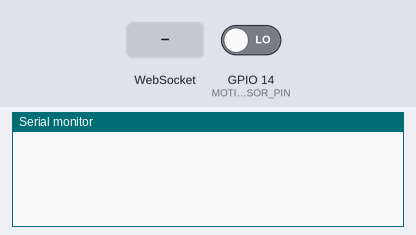
A sketch run on a simulated ESP8266 (NodeMCU). Shown: the last lines printed to the serial monitor. The test bench sets the inputs (shaded band); at power-on: GPIO 14 (MOTION_SENSOR_PIN) LOW. WiFi joins after 1.5 s; servers stay silent unless stated.

Above: at 2.7 s.
2.8 s: WebSocket text "1" received
At 3.3 s:
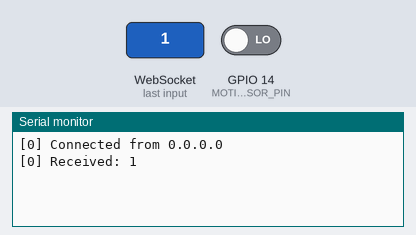
4.3 s: WebSocket text "0" received
At 5.7 s:
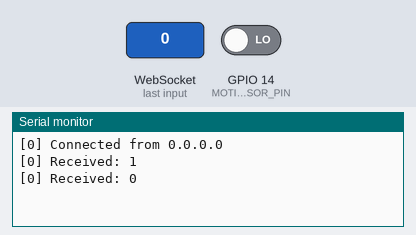

Measured:
- after the input at 2.8 s, the serial monitor: prints a new line at once (image 1)
- after the input at 4.3 s, the serial monitor: prints a new line at once (image 2)

The sketch:

WebSocket.ino
```cpp
/*
  Ali Safarli made with AI
*/
#include <Arduino.h>
#include <ESP8266WiFi.h>
#include <WebSocketsServer.h>
#include <ESP8266WebServer.h>

#include <WiFiManager.h> // WiFiManager library

#define MOTION_SENSOR_PIN 14 // GPIO pin for motion sensor D5
#define USE_SERIAL Serial

ESP8266WebServer server(80);
WebSocketsServer webSocket = WebSocketsServer(81);
WiFiManager wifiManager;

bool motionDetected = false;

// WebSocket event handler
void webSocketEvent(uint8_t num, WStype_t type, uint8_t *payload, size_t length) {
    switch (type) {
        case WStype_DISCONNECTED:
            USE_SERIAL.printf("[%u] Disconnected!\n", num);
            break;
        case WStype_CONNECTED: {
            IPAddress ip = webSocket.remoteIP(num);
            USE_SERIAL.printf("[%u] Connected from %d.%d.%d.%d\n", num, ip[0], ip[1], ip[2], ip[3]);

            // Send initial motion sensor status
            String status = motionDetected ? "Motion Detected" : "No Motion";
            webSocket.sendTXT(num, status);
        }
            break;
        case WStype_TEXT:
            USE_SERIAL.printf("[%u] Received: %s\n", num, payload);
            break;
    }
}

void setup() {
    // Initialize serial communication
    USE_SERIAL.begin(115200);
    USE_SERIAL.println();

    // Initialize motion sensor pin
    pinMode(MOTION_SENSOR_PIN, INPUT);

    // WiFi Manager setup

    wifiManager.autoConnect("MotionSensorAP");

    // Start WebSocket server
    webSocket.begin();
    webSocket.onEvent(webSocketEvent);

    // Web server to serve the web interface
    server.on("/", []() {
        server.send(200, "text/html",
                    "<html>"
                    "<head>"
                    "<script>"
                    "var connection = new WebSocket('ws://' + location.hostname + ':81/');"
                    "connection.onmessage = function (event) {"
                    "  document.getElementById('status').innerText = 'Motion Sensor Status: ' + event.data;"
                    "};"
                    "</script>"
                    "</head>"
                    "<body>"
                    "<h1>Motion Sensor Status</h1>"
                    "<p id='status'>Waiting for data...</p>"
                    "<form action=\"/reset\" method=\"POST\">"
                    "<input type=\"submit\" value=\"Reset settings\" />"
                    "</form>"
                    "</body>"
                    "</html>");
    });

    server.on("/reset", handleReset);


    server.begin();
}

void loop() {
    // Handle WebSocket communication
    webSocket.loop();

    // Handle web server requests
    server.handleClient();

    // Check motion sensor status
    bool currentStatus = digitalRead(MOTION_SENSOR_PIN);
    if (currentStatus != motionDetected) {
        motionDetected = currentStatus;
        String status = motionDetected ? "Motion Detected" : "No Motion";
        webSocket.broadcastTXT(status); // Broadcast status to all connected clients
    }
}

void handleReset() {
  String html = "<h1>Resetting...</h1>";
  html += "<p>Please go to the Access point</p>";
  server.send(200, "text/html", html);
  wifiManager.resetSettings();
  ESP.restart();
  wifiManager.autoConnect("MotionSensorAP");
  }
```
